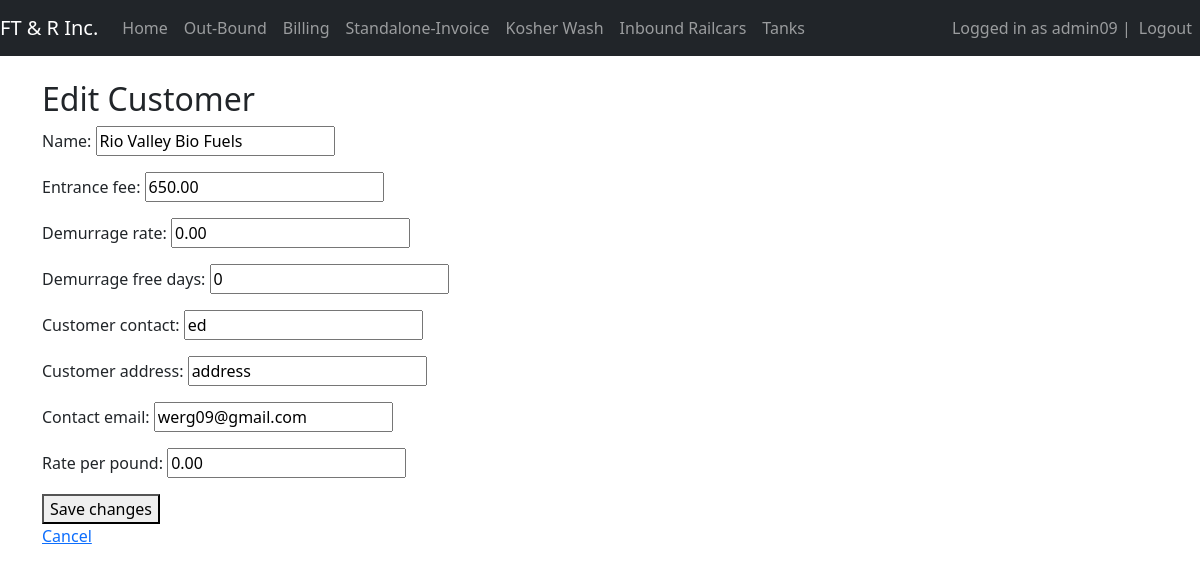
Page /edit_customer/16/ (signed in) on the committed database.
### myapp/models.py (models this page shows, shortened)
class Customer(models.Model):
    name = models.CharField(max_length=100)
    customer_address = models.CharField(max_length=255, null=True)
    customer_contact = models.CharField(max_length=255, null=True)
    entrance_fee = models.DecimalField(max_digits=10, decimal_places=2)
    demurrage_rate = models.DecimalField(max_digits=10, decimal_places=2, default=0.0)
    demurrage_free_days = models.PositiveIntegerField(default=0)
    contact_email = models.EmailField(max_length=254, blank=True, null=True)
    rate_per_pound = models.DecimalField(max_digits=5, decimal_places=2, default=0.00)

### myapp/views.py (the view)
# urls.py: path('edit_customer/<int:pk>/', views.edit_customer, name='edit_customer'),
@permission_required('myapp.change_customer', login_url='/login/')
@login_required(login_url="/login")
def edit_customer(request, pk):
    customer = get_object_or_404(Customer, pk=pk)
    if request.method == 'POST':
        form = CustomerForm(request.POST, instance=customer)
        if form.is_valid():
            form.save()
            return redirect('customers_list')
    else:
        form = CustomerForm(instance=customer)
    return render(request, 'main/edit_customer.html', {'form': form, 'customer': customer})

### myapp/forms.py (shortened to what this page needs)
class CustomerForm(forms.ModelForm):
    class Meta:
        model = Customer
        fields = ['name', 'entrance_fee', 'demurrage_rate', 'demurrage_free_days', 'customer_contact','customer_address','contact_email', 'rate_per_pound']

### myapp/templates/main/edit_customer.html (shortened to what this page needs)
{% extends 'main/base.html' %}
{% block content %}
  <h2>Edit Customer</h2>
  <form method="post">
    {{ form.as_p }}
    <button type="submit">Save changes</button>
  </form>
  <p><a href="{% url 'customers_list' %}">Cancel</a></p>
{% endblock %}

### myapp/templates/main/base.html (shortened to what this page needs)
{% load static %}
<!DOCTYPE html>
<html lang="en">
<head>
    <link href="https://cdn.jsdelivr.net/npm/bootstrap@5.3.2/dist/css/bootstrap.min.css"
        rel="stylesheet"
>
</head>
<body>
<nav class="navbar navbar-expand-lg navbar-dark bg-dark">
    <a class="navbar-brand" href="{% url 'home' %}"> FT & R Inc. </a>
    <div class="collapse navbar-collapse" id="navbarNav">
        <ul class="navbar-nav">
            <li class="nav-item {% if request.resolver_match.url_name == 'home' %}active{% endif %}">
                <a class="nav-link" href="{% url 'home' %}"> Home </a>
            </li>
            {% if perms.myapp.view_railcar %}
            <li class="nav-item {% if request.resolver_match.url_name == 'outbound' %}active{% endif %}">
                <a class="nav-link" href="{% url 'outbound' %}"> Out-Bound </a>
            </li>
            {% endif %}
            {% if perms.myapp.change_invoice %}
            <li class="nav-item {% if request.resolver_match.url_name == 'billing' %}active{% endif %}">
                <a class="nav-link" href="{% url 'billing' %}"> Billing </a>
            </li>
            {% endif %}
            {% if perms.myapp.change_invoice %}
            <li class="nav-item {% if request.resolver_match.url_name == 'create_standalone_invoice' %}active{% endif %}">
                <a class="nav-link" href="{% url 'create_standalone_invoice' %}"> Standalone-Invoice </a>
            </li>
            {% endif %}
            <li class="nav-item {% if request.resolver_match.url_name == 'kosher_wash_list' %}active{% endif %}">
                <a class="nav-link" href="{% url 'kosher_wash_list' %}"> Kosher Wash </a>
            </li>
            <li class="nav-item {% if request.resolver_match.url_name == 'inbound_railcar_list' %}active{% endif %}">
                <a class="nav-link" href="{% url 'inbound_railcar_list' %}"> Inbound Railcars </a>
            </li>
            <li class="nav-item {% if request.resolver_match.url_name == 'view_all_tanks' %}active{% endif %}">
                <a class="nav-link" href="{% url 'view_all_tanks' %}"> Tanks </a>
        </ul>
    </div>
    <div class="ml-auto">
        <ul class="navbar-nav">
            {% if user.is_authenticated %}
            <span class="navbar-text"> Logged in as {{user.username}} | </span>
            <li class="nav-item">
                <a class="nav-link" href="/logout">Logout</a>
            </li>
            {% else %}
            <li class="nav-item">
                <a class="nav-link" href="/login">Login</a>
            </li>
            {% endif %}
        </ul>
    </div>
</nav>
<div class="container mt-4">
    {% block content %}
    {% endblock %}
</div>
</body>
</html>

### rows in the picture
Customer: name "Rio Valley Bio Fuels", entrance_fee "650.00", demurrage_rate "0.00", demurrage_free_days "0", customer_contact "ed", customer_address "address", contact_email "werg09@gmail.com", rate_per_pound "0.00"

### other values in the picture
{{ user.username }} "admin09"
